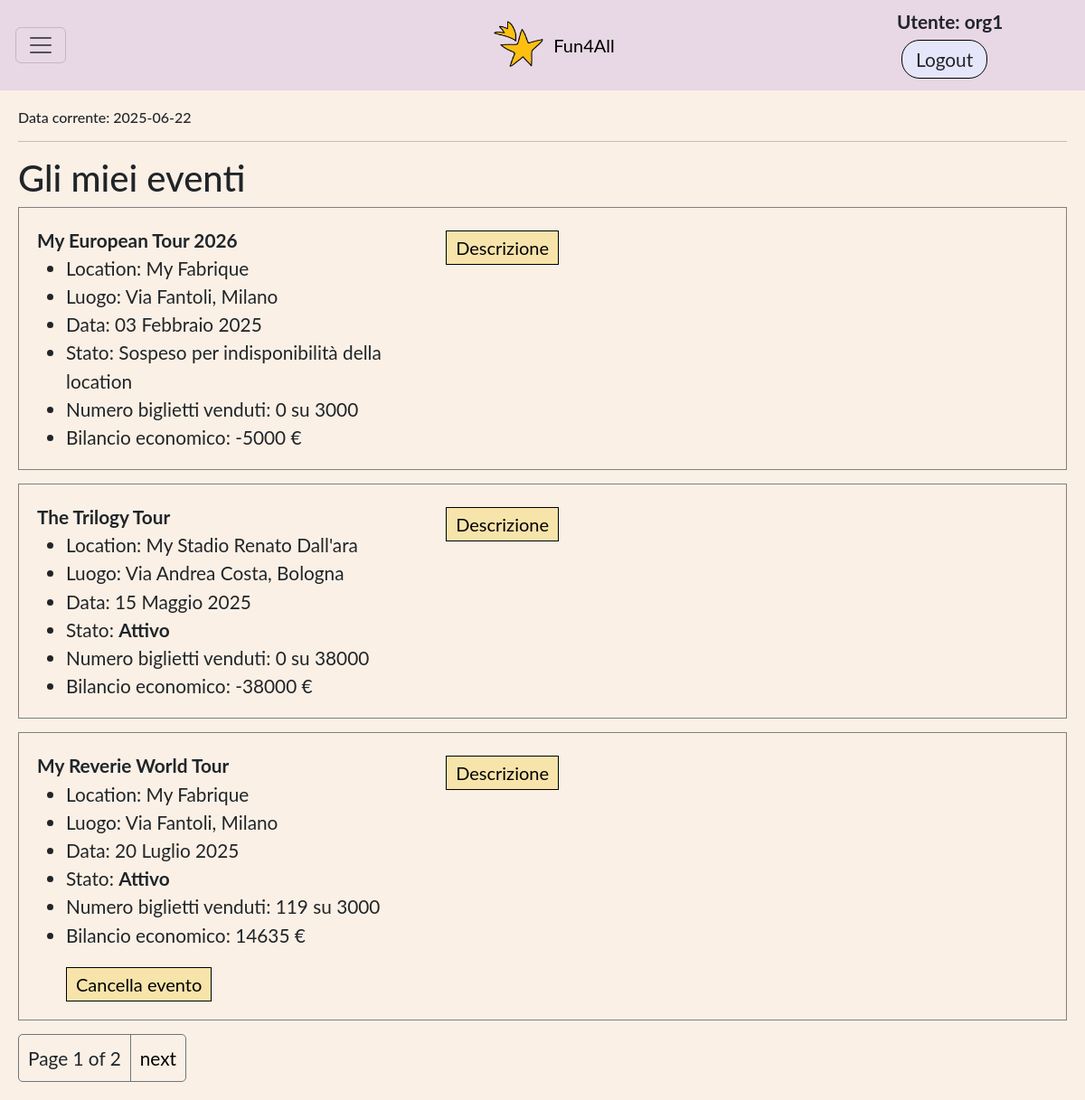
Page /eventi/ (signed in) on the committed database.
### app_fun4all/models.py (models this page shows, shortened)
class DataFittizia(models.Model):
    data_fittizia = models.DateField(validators=[valida_data_2025])
    admin = models.ForeignKey(User, on_delete=models.SET_NULL, null=True, blank=True)
    def __str__(self):
        return f"Data corrente: {self.data_fittizia}"
    class Meta:
        verbose_name_plural = 'Data Fittizia'
        permissions = (('can_manage_data_fittizia', 'Can manage Data Fittizia'),)

class Evento(models.Model):
    nome = models.CharField(max_length=80)
    descrizione = models.CharField(max_length=300 ,)
    location = models.ForeignKey(Location, on_delete=models.SET_NULL, null = True, related_name='eventi')
    data_evento = models.DateField(unique=True, validators=[valida_data_2025])
    organizzatore = models.ForeignKey(User, on_delete=models.SET_NULL, null=True, blank=True, related_name='eventi' )
    costo = models.PositiveIntegerField()
    data_corrente = models.ForeignKey(DataFittizia, on_delete=models.PROTECT, blank=True, null = True,related_name='eventi')
    Stato = [
        ('A', 'Attivo'),
        ('C', 'Cancellato dall\'organizzatore'),
        ('S', 'Sospeso per indisponibilità della location'),
        ('F', 'Scaduto e precedente attivo'),
        ('D', 'Scaduto e precededente cancellato'),
    ]
    stato = models.CharField(max_length=1, choices=Stato, default='A')
    class Meta:
        verbose_name_plural = 'Eventi'
        permissions = (('can_manage_evento', 'Can manage evento'),)
    @property
    def biglietti_venduti(self):
        return sum(b.numero_biglietti for b in self.prenotazioni.filter(stato='A'))
    @property
    def bilancio_economico(self):
        return self.biglietti_venduti * self.costo - self.location.costo
    @property
    def se_10_giorni_prima(self):
        return (self.data_evento - self.data_corrente.data_fittizia).days >= 10

class Location(models.Model):
    nome = models.CharField(max_length=50)
    proprietario = models.ForeignKey(User, on_delete=models.SET_NULL, null=True, blank=True, related_name='locations' )
    luogo = models.CharField(max_length=100)
    capienza = models.PositiveIntegerField(validators=[MinValueValidator(1)])
    costo = models.PositiveIntegerField()
    data_apertura = models.DateField(validators=[valida_data_2025])
    data_chiusura = models.DateField(validators=[valida_data_2025])
    data_corrente = models.ForeignKey(DataFittizia, on_delete=models.PROTECT, null=True, blank=True, related_name='locations')
    Stato =[
        ('A', 'Attivo'),
        ('I', 'Inattivo'),
    ]
    stato = models.CharField(max_length=1, choices=Stato, default='A') #choices genera get_stato_display() che restituisce la descrizione dello stato
    class Meta:
        verbose_name_plural = 'Locations'
        permissions = (('can_manage_location', 'Can manage location'),)

class Prenotazione(models.Model):
    evento = models.ForeignKey(Evento, on_delete=models.SET_NULL,null=True, related_name='prenotazioni')
    fruitore = models.ForeignKey(User, on_delete=models.SET_NULL, null=True, related_name='prenotazioni')
    numero_biglietti = models.PositiveIntegerField(validators=[MinValueValidator(1)])
    data = models.DateTimeField(auto_now_add=True)
    data_corrente = models.ForeignKey(DataFittizia, on_delete=models.PROTECT,null = True, blank = True, related_name='prenotazioni')
    Stato = [
        ('A', 'Attiva'),
        ('U', 'Cancellata dal fruitore'),
        ('C', 'Cancellata come conseguenza della cancellazione dell\'evento'),
        ('B', 'Scaduta e precedentemente attiva'),
        ('S', 'In sospeso poiché l\'evento è in sospeso'),
        ('V', 'Scaduta e precedentemente cancellata da fruitore'),
        ('D', 'Scaduta e precedentemente cancellata causa evento cancellato'),
        ('J', 'Scaduta essendo in sospeso')
    ]
    stato = models.CharField(max_length=1, choices=Stato, default='A')
    class Meta:
        verbose_name_plural = 'Prenotazioni'
        permissions = (('can_manage_prenotazione', 'Can manage prenotazione'),)

### app_fun4all/views.py (the view)
# urls.py: path('eventi/', views.EventoListView.as_view(), name='eventi'),
class EventoListView(LoginRequiredMixin,PermissionRequiredMixin,generic.ListView): #CBV della lista degli eventi con i loro dati
    login_url = '/accounts/login/'
    model = Evento
    paginate_by = 3
    permission_required = 'app_fun4all.can_manage_evento'
    raise_exception = True
    def get_queryset(self):
        if self.request.user.is_superuser or self.request.user.is_staff:
            all_eventi = Evento.objects.all()
        else:
            all_eventi = Evento.objects.filter(organizzatore=self.request.user)
        return all_eventi.order_by('data_evento','nome','location')

### app_fun4all/views.py (called while the page is built)
def data_corrente(request): #FBV che restituisce la data fittizia
    return { 'data_corrente': DataFittizia.objects.first() }

### app_fun4all/templates/app_fun4all/evento_list.html (shortened to what this page needs)
{% extends 'base_generic.html' %}
{% block content %}
  <h1>Gli miei eventi</h1>
  {% if evento_list %}
    {% for evento in evento_list %}
      <div class="sezione d-flex">
        <div style="width:40%">
          <b>{{ evento.nome }}</b>
          <ul>
            <li>Location: {{ evento.location.nome }}</li>
            <li>Luogo: {{ evento.location.luogo }}</li>
            <li>Data: {{ evento.data_evento }}</li>
            <li>Stato:
              {% if evento.stato == 'A' %}
                <b>{{ evento.get_stato_display }}</b>
              {% else %}
                {{ evento.get_stato_display }}
              {% endif %}
            </li>
            <li>Numero biglietti venduti: {{ evento.biglietti_venduti }} su {{ evento.location.capienza }}</li>
            <li>Bilancio economico: {{ evento.bilancio_economico }} €</li>
            {% if evento.stato == 'A' or evento.stato == 'S' %}
              {% if evento.se_10_giorni_prima %}
                <a href="{% url 'cancella-evento' evento.pk %}" class="btn-link">Cancella evento</a>
              {% endif %}
            {% endif %}
          </ul>
        </div>
        <div style="width:60%">
          <p>
            <button type="button"
              data-bs-toggle="collapse"
                    data-bs-target="#collapseDettagli{{ evento.pk }}"
                    aria-expanded="false"
                    aria-controls="collapseDettagli{{ evento.pk }}">
                    Descrizione
            </button>
          </p>
        </div>
      </div>
    {% endfor %}
  {% else %}
    <div class="sezione">
      <h4>Non ci sono eventi.<h4>
    </div>
  {% endif %}
{% endblock %}

### app_fun4all/templates/base_generic.html (shortened to what this page needs)
<!DOCTYPE html>
<html lang="en">
<head>
    {% load static %}
    <link rel="stylesheet" href="https://cdn.jsdelivr.net/npm/bootstrap@5.3.0/dist/css/bootstrap.min.css">
    <link rel="stylesheet" href="{% static 'css/style.css' %}">
    <link rel="stylesheet" href="{% static 'css/home_layout.css' %}">
</head>
<body>
    <div class="box">
        {% block sidebar %}
            <nav class="navbar" style="background-color:rgb(232, 215, 228)">
                <div class="container-fluid d-flex align-items-center">
                    <div class="col-2">
                        {% if user.is_authenticated %}
                            <button class="navbar-toggler"
                                    type="button"
                                    data-bs-toggle="collapse"
                                    data-bs-target="#funzionalita"
                                    aria-expanded="false"
                                    aria-controls="funzionalita"
                                    aria-label="Toggle navigation">
                                <span class="navbar-toggler-icon"></span>
                            </button>
                        {% endif %}
                    </div>
                    <div class="col-8 text-center">
                        <a class="navbar-brand" href="{% url 'home' %}" style="display:flex;align-items:center;justify-content:center;">
                        <img src="{% static 'images/favicon.png' %}" alt="Logo" width="60" height="54" class="d-inline-block align-text-top me-2">
                        Fun4All
                    </a>
                    </div>
                    <div class="col-2 text-end">
                        {% if user.is_authenticated %}
                        <div class="autent ">
                            <span style="margin-right: 15px; font-weight: bold;"> Utente: {{ user.get_username }}</span>
                            <form style="display:inline" method="post" action="{% url 'logout' %}?next={% url 'home' %}">
                                <button class="btn">Logout</button>
                            </form>
                        </div>
                         {% else %}
                        <div class="autent ">
                            <a class="btn" href="{% url 'resetlogin' request.path %}">Login</a>
                            <a class="btn" href="{% url 'signup' request.path %}">Signup</a>
                        </div>
                        {% endif %}
                    </div>
                </div>
            </nav>
        {% endblock %}
        <div class="contenuto-principale" id="main-content">
            <h6>{{ data_corrente }}</h6>
            <hr>
            {% block content %}{% endblock %}
            {% block pagination %}
                {% if is_paginated %}
                    <div class="pagination">
                        <span style="padding: 10px;">Page {{ page_obj.number }} of {{ page_obj.paginator.num_pages }}</span>
                        {% if page_obj.has_next %}
                            <a style="border-left: 1px solid #6C757D;" href="{{ request.path }}?page={{ page_obj.next_page_number }}">next</a>
                        {% endif %}
                    </div>
                {% endif %}
            {% endblock %}
        </div>
    </div>
</body>
</html>

### app_fun4all/static/css/style.css (style rules this page uses)
body { font-family: "Lato", sans-serif; font-size : 1.3em; height : 96vh; margin-top: 2vh; margin-bottom: 2vh; }
.box ul { margin-bottom: 0px; }
button { display: inline-block; border: 1px solid black; padding: 3px 10px; cursor: pointer; background-color: #f7e4aa; transition: background-color 0.3s; font-size: 20px; margin: 5px; }
.navbar-brand { display: flex; align-items: center; margin-left:40px; text-align: end; }
.autent { display: flex; align-items: center; flex-wrap: wrap; align-content: end; }
.btn { border:solid black 0.09em; border-radius: 20px; background-color: lavender; padding: 5px 15px; font-size: 1em; margin: 5px; cursor:pointer; }
.btn-link { display: inline-block; color: black; text-decoration: none; border: 1px solid black; padding: 3px 10px; cursor:pointer; background-color: #f7e4aa; transition: background-color 0.3s; font-size: 20px; margin-top: 20px; }
.sezione { width: 100%; padding: 20px; margin-bottom: 15px; border: 0.5px solid gray; }
.pagination { display:flex; align-items: baseline; width: fit-content; border: 1px solid #6C757D; border-radius: 5px; }
.pagination a { text-decoration: none; color:black; padding: 10px; margin:0px; }

### app_fun4all/static/css/home_layout.css (style rules this page uses)
html, body { height: 100%; margin: 0; }
.box { width: 100%; min-height: 100vh; background: linen; overflow: auto; }
.contenuto-principale { padding: 20px; width: 100%; height: 95%; background-color: linen; }

### rows in the picture
DataFittizia: data_fittizia "Data corrente: 2025-06-22"
Evento: nome "My European Tour 2026", location.nome "My Fabrique", location.luogo "Via Fantoli, Milano", data_evento "03 Febbraio 2025", stato "Sospeso per indisponibilità della location", biglietti_venduti "0", location.capienza "3000", bilancio_economico "-5000"
Evento: nome "The Trilogy Tour", location.nome "My Stadio Renato Dall'ara", location.luogo "Via Andrea Costa, Bologna", data_evento "15 Maggio 2025", stato "Attivo", biglietti_venduti "0", location.capienza "38000", bilancio_economico "-38000"
Evento: nome "My Reverie World Tour", location.nome "My Fabrique", location.luogo "Via Fantoli, Milano", data_evento "20 Luglio 2025", stato "Attivo", biglietti_venduti "119", location.capienza "3000", bilancio_economico "14635", shows "Cancella evento"

### other values in the picture
{{ user.get_username }} "org1"
{{ page_obj.number }} "1"
{{ page_obj.paginator.num_pages }} "2"
